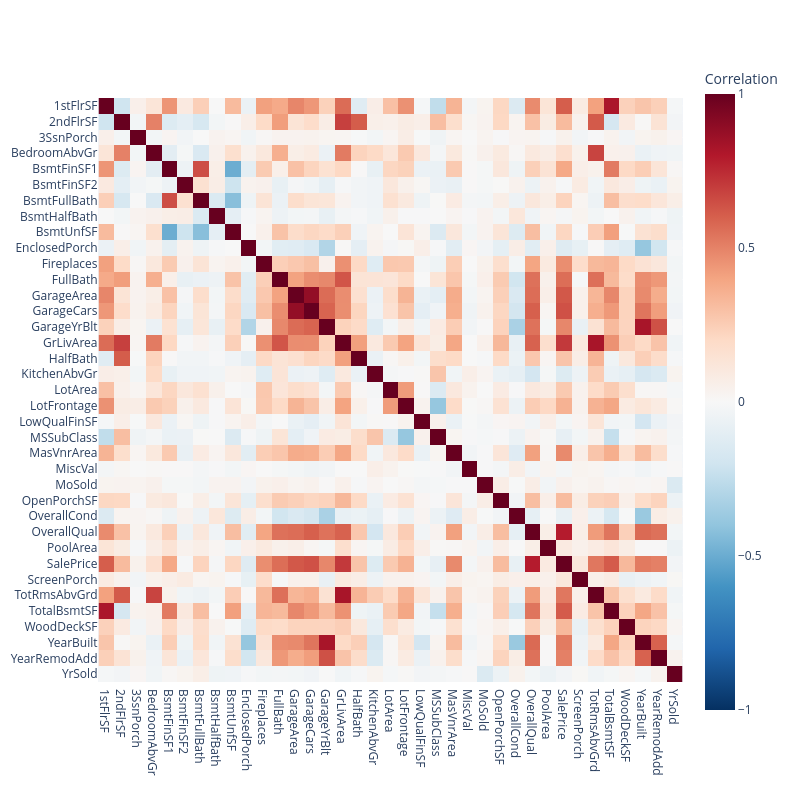

Source (notebook cell):
### Markdown cell above
# Siatka korelaci kolumn liczbowych

### Code cell
numeric_columns = sorted(list({col for col in df.columns if df[col].dtype.kind in ('i', 'f')} - {'Id'}))

corr = df[numeric_columns].corr()

fig = px.imshow(corr, zmin=-1, zmax=1, labels=dict(color='Correlation'), color_continuous_scale='RdBu_r')
fig.update_layout(width=800, height=800)

### Figure 1 — Plotly figure (JSON) as saved in the notebook; plotly's stock layout.template omitted (floating-point values rounded to 4 significant figures; data arrays with more than 128 entries replaced by an {"elided": "..."} marker saying what was removed)
{"data": [{"coloraxis": "coloraxis", "hovertemplate": "x: %{x}<br>y: %{y}<br>Correlation: %{z}<extra></extra>", "name": "0", "type": "heatmap", "x": ["1stFlrSF", "2ndFlrSF", "3SsnPorch", "BedroomAbvGr", "BsmtFinSF1", "BsmtFinSF2", "BsmtFullBath", "BsmtHalfBath", "BsmtUnfSF", "EnclosedPorch", "Fireplaces", "FullBath", "GarageArea", "GarageCars", "GarageYrBlt", "GrLivArea", "HalfBath", "KitchenAbvGr", "LotArea", "LotFrontage", "LowQualFinSF", "MSSubClass", "MasVnrArea", "MiscVal", "MoSold", "OpenPorchSF", "OverallCond", "OverallQual", "PoolArea", "SalePrice", "ScreenPorch", "TotRmsAbvGrd", "TotalBsmtSF", "WoodDeckSF", "YearBuilt", "YearRemodAdd", "YrSold"], "xaxis": "x", "y": ["1stFlrSF", "2ndFlrSF", "3SsnPorch", "BedroomAbvGr", "BsmtFinSF1", "BsmtFinSF2", "BsmtFullBath", "BsmtHalfBath", "BsmtUnfSF", "EnclosedPorch", "Fireplaces", "FullBath", "GarageArea", "GarageCars", "GarageYrBlt", "GrLivArea", "HalfBath", "KitchenAbvGr", "LotArea", "LotFrontage", "LowQualFinSF", "MSSubClass", "MasVnrArea", "MiscVal", "MoSold", "OpenPorchSF", "OverallCond", "OverallQual", "PoolArea", "SalePrice", "ScreenPorch", "TotRmsAbvGrd", "TotalBsmtSF", "WoodDeckSF", "YearBuilt", "YearRemodAdd", "YrSold"], "yaxis": "y", "z": {"elided": "37x37 float values"}}], "layout": {"coloraxis": {"autocolorscale": false, "cmax": 1, "cmin": -1, "colorbar": {"title": {"text": "Correlation"}}, "colorscale": [[0, "rgb(5,48,97)"], [0.1, "rgb(33,102,172)"], [0.2, "rgb(67,147,195)"], [0.3, "rgb(146,197,222)"], [0.4, "rgb(209,229,240)"], [0.5, "rgb(247,247,247)"], [0.6, "rgb(253,219,199)"], [0.7, "rgb(244,165,130)"], [0.8, "rgb(214,96,77)"], [0.9, "rgb(178,24,43)"], [1, "rgb(103,0,31)"]]}, "height": 800, "margin": {"t": 60}, "width": 800, "xaxis": {"anchor": "y", "constrain": "domain", "domain": [0, 1], "scaleanchor": "y"}, "yaxis": {"anchor": "x", "autorange": "reversed", "constrain": "domain", "domain": [0, 1]}}}
